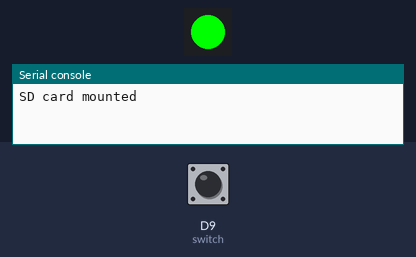
The program below on a simulated CircuitPython board. Parts: 1 RGB LEDs in strip order, left to right, the last lines printed to the serial console. Inputs (shaded band) come from the test bench; at power-on: D9 (switch) HIGH. A reset restarts the program; the clock reads 2024-03-15 10:24:30 at power-on unless the program sets it; files the program writes start out absent.

Above: at 1.2 s.
1.3 s: D9 (switch) pulled LOW for 3.2 s
At 2.4 s:
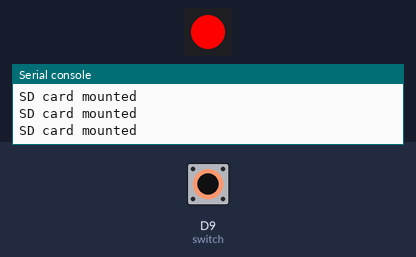
At 3.4 s:
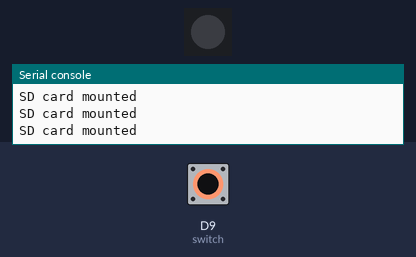
Timing chart, 0 to 6.1 s (numbered marks = the images above; inputs shaded):
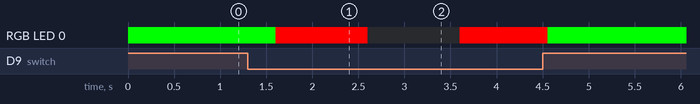

Measured:
- after the input at 1.3 s, RGB LED 0: RGB(0, 255, 0) → RGB(255, 0, 0) after 0.30 s, → off 1.0 s later, → RGB(255, 0, 0) 1.0 s later, → RGB(0, 255, 0) 0.95 s later

The program:

main.py
```python
import os
import digitalio
import board
import supervisor
from error import ErrorChecker
from clock import init_clock

try: # initialize clock, this also sets the on board RTC to the correct time for future time.locatime() calls
    init_clock()
except:
    print("clock error, continuing")
    pass

# initialize switch
switch = digitalio.DigitalInOut(board.D9)
switch.switch_to_input()
switch.pull=digitalio.Pull.UP

#initialize LED
from neopixel import NeoPixel
np = NeoPixel(board.NEOPIXEL,1)

import asyncio
async def check_switch(): # Switch error check
    return not switch.value


async def check_sd(): #Sd error check
        from sdcard import init_sd
        return not init_sd(change_dir=False)

def check_sd_mounted():
    try:
        dir_list = os.listdir("/sd")
        if len(dir_list) >  0:
            return True
        else: return False
    except OSError:
        return False

checker = ErrorChecker(np) #initialize error checker and attach to the RGB LED
checker.add_check("switch",check_switch,(255,0,0)) # Adds switch check
checker.add_check("SD Card",check_sd,(255,255,0)) # Adds SD card error check
asyncio.run(checker.run()) #Execution stops here until all checks are complete and there are no more errors


np.fill((0,255,0)) #turn LED Green to let user know there are no errors.


while switch.value:
    pass
supervisor.set_next_code_file("record.py") # Sets next file to be ran as Record
# supervisor.set_next_code_file("live_plot.py") # for live plotting using provided python files

supervisor.reload() # Reloads into record.py
```

error.py
```python
import asyncio

class ErrorChecker:
    def __init__(self, led, interval=1):
        self.led = led
        self.interval = interval
        self.checks = []  # List of dicts with name, func, color, active
        self._monitor_task = None

    def add_check(self, name, check_coroutine, color):
        self.checks.append({
            "name": name,
            "func": check_coroutine,
            "color": color,
            "active": False
        })

    async def _blink(self, color):
        try:
            while True:
                self.led.fill(color)
                await asyncio.sleep(self.interval)
                self.led.fill((0, 0, 0))
                await asyncio.sleep(self.interval)
        except asyncio.CancelledError:
            self.led.fill((0, 0, 0))
            raise

    async def run(self):
        current_blink_task = None
        active_color = None

        while True:
            # Update check states
            for check in self.checks:
                check["active"] = await check["func"]()

            # Filter active errors
            active_errors = [c for c in self.checks if c["active"]]
            new_color = active_errors[0]["color"] if active_errors else None

            # Change blink color if needed
            if new_color != active_color:
                if current_blink_task:
                    current_blink_task.cancel()
                    try:
                        await current_blink_task
                    except asyncio.CancelledError:
                        pass

                active_color = new_color
                if new_color:
                    current_blink_task = asyncio.create_task(self._blink(new_color))
                else:
                    current_blink_task = None

            # If all errors cleared, exit
            if not active_errors:
                break

            await asyncio.sleep(0.1)

        # Clean up and exit
        if current_blink_task:
            current_blink_task.cancel()
            try:
                await current_blink_task
            except asyncio.CancelledError:
                pass
        self.led.fill((0, 0, 0))  # Ensure LED is off
```

clock.py
```python
from adafruit_ds3231 import DS3231
from busio import I2C
import board
import rtc
class Clock(DS3231):
    def __init__(self):
        i2c = I2C(board.D3,board.D2)
        super().__init__(i2c)
        r = rtc.RTC()
        r.datetime = self.datetime # Sets internal clock to be the same as the RTC

def init_clock():
    Clock()

        
```

sdcard.py
```python
# sd_manager.py
import board
import adafruit_sdcard
import storage
import busio
import os
import digitalio

_mounted = False  # Internal state
_spi = None
_cs = None
_sdcard = None


def is_sd_mounted():
    return not "placeholder.txt" in os.listdir("/sd")

def can_access_sd():
    try:
        os.listdir("/sd")
        return True
    except OSError:
        return False

def init_sd(change_dir=True):
    global _mounted,_spi,_cs

    if is_sd_mounted():
        if change_dir:
            os.chdir("/sd")
        _mounted = True
        return True

    SD_CS = board.D5
    SD_TX = board.D7
    SD_RX = board.D4
    SD_CLK = board.D6

    _spi = busio.SPI(SD_CLK, SD_TX, SD_RX)
    _cs = digitalio.DigitalInOut(SD_CS)

    try:
        sdcard = adafruit_sdcard.SDCard(_spi, _cs)
        vfs = storage.VfsFat(sdcard)
        storage.mount(vfs, "/sd")
        if change_dir:
            os.chdir("/sd")
        _mounted = True
        print("SD card mounted")
        return True
    except OSError as e:
        print("SD init failed:", e)
        try:
            if _spi.try_lock():
                _spi.deinit()
        except Exception:
            pass
        try:
            _cs.deinit()
        except Exception:
            pass
        _mounted = False
        return False

def unmount_sd():
    global _mounted
    if is_sd_mounted():
        try:
            storage.umount("/sd")
            cleanup()
            print("SD unmounted")
        except Exception as e:
            print("Unmount error:", e)
    _mounted = False

def is_mounted():
    return _mounted


def cleanup():
    global _spi, _cs
    try:
        if _spi.try_lock():
            _spi.deinit()  # Clean up SPI so it can be reused
    except Exception as cleanup_err:
        print("SPI cleanup failed:", cleanup_err)

# Clean up CS pin (D5)
    try:
        _cs.deinit()
    except Exception as cs_cleanup_err:
        print("CS pin cleanup failed:", cs_cleanup_err)
```
